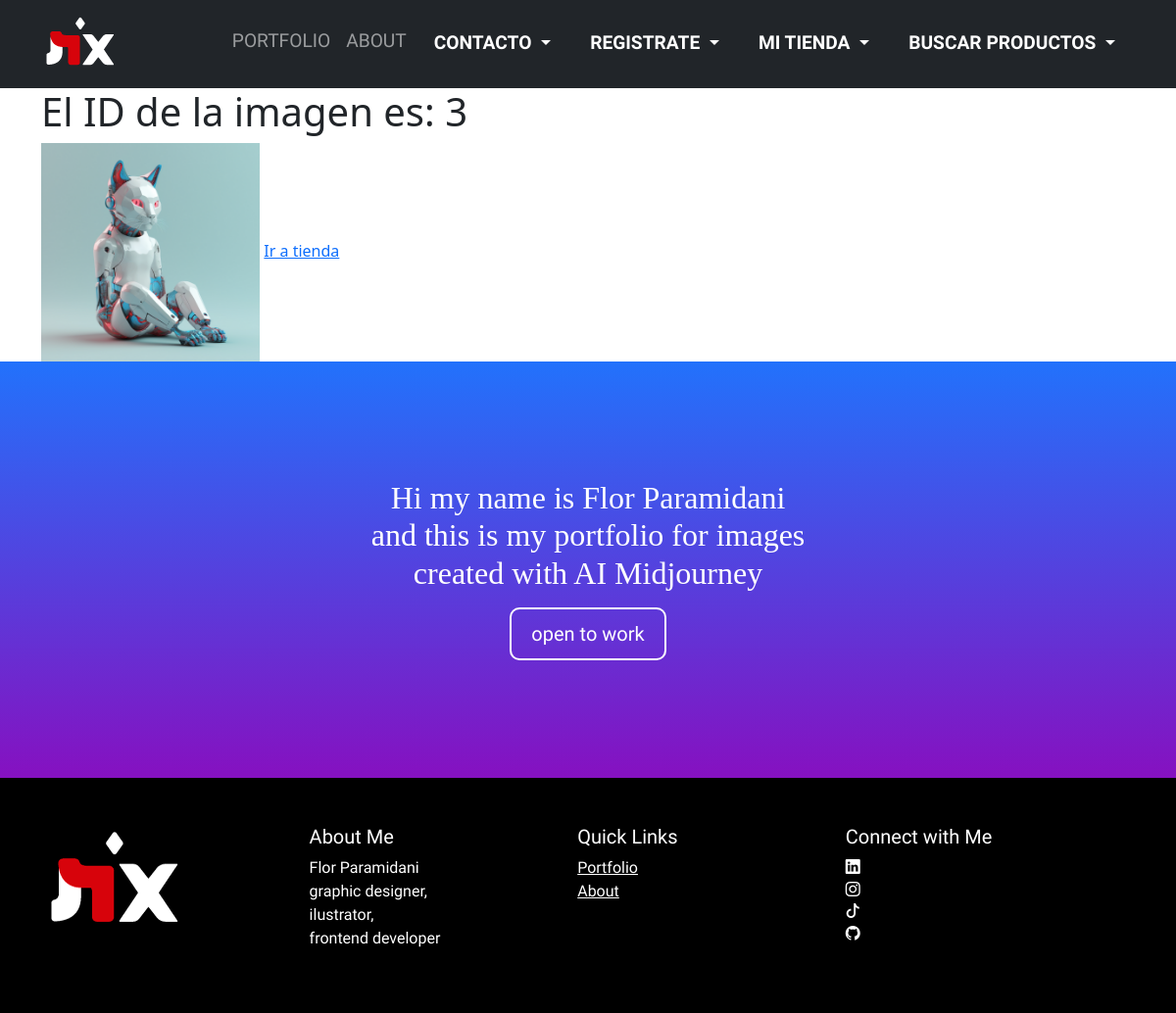
The app's page /tienda/3/ver/ with its own data.
### productos/models.py (models this page shows, shortened)
class Producto(models.Model):
    Borrador = 'Borrador'
    Publicado = 'Publicado'
    Retirado = 'Retirado'
    APROBACION_PRODUCTO = (
        (Borrador, 'Borrador'),
        (Publicado, 'Publicado'),
        (Retirado, 'Retirado'),
    )
    estado = models.CharField(max_length=10, choices=APROBACION_PRODUCTO, default='Borrador')
    producto = models.CharField(max_length=200)
    fecha_publicacion = models.DateTimeField('Fecha de publicación')
    imagen = models.ImageField(upload_to="producto/%Y/%m/%d", blank=True, null=True)
    categoria = models.ForeignKey(
        Categoria, blank=False, null=True, on_delete=models.CASCADE
        )
    stock = models.IntegerField(default=0)
    descripcion = models.TextField(  default="")
    precio = models.DecimalField(max_digits=12, decimal_places=2, default=0.00)
    descuento = models.IntegerField(default=0)

### tienda/views.py (the view)
# urls.py: path('<int:producto_id>/ver/', views.ver_imagen, name="ver"),
def ver_imagen(request, producto_id):
    params={}
    try:
        producto = Producto.objects.get(pk=producto_id)
    except Producto.DoesNotExist:
        raise Http404
    params["producto"] = producto
    return render(request, "tienda/verimagen.html", params)

### templates/tienda/verimagen.html
{% extends "layout.html" %}
{% load static %}
{% block tienda %}
<div class="container">
    <div class="row">
        <div class="col-12">
            <h1>El ID de la imagen es: {{ producto.id }}</h1>
            {% if producto.imagen %}
                <img src="{{ producto.imagen.url }}" width="20%" alt="Imagen de {{ producto.nombre }}">
            {% else %}
                <p>No hay imagen disponible.</p>
            {% endif %}
            <a href="{% url 'ejemplo_localstorage' %}">Ir a tienda</a>
        </div>
    </div>
</div>
{% endblock %}

### records on screen
Producto: id "3", imagen (picture)
